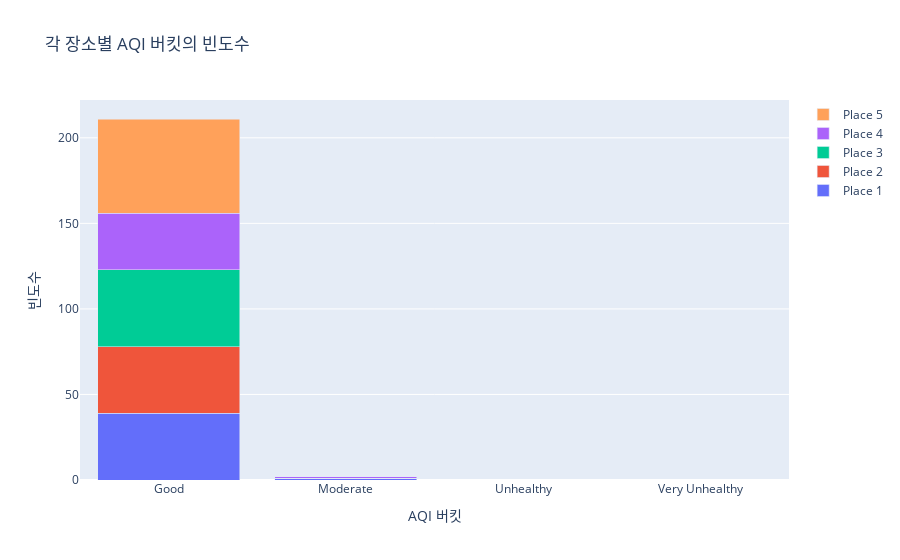

The notebook cell this image was saved under:
### Code cell
# 각 장소별 AQI 버킷의 빈도수 계산
freq_data = df.groupby(['Place', 'AQI_Bucket']).size().unstack(fill_value=0)

# 막대 그래프 생성
fig = go.Figure()

for place in range(1, 6):
    fig.add_trace(go.Bar(x=freq_data.columns, y=freq_data.loc[place], name=f'Place {place}'))

# 레이아웃 설정
fig.update_layout(barmode='stack', title="각 장소별 AQI 버킷의 빈도수", xaxis_title="AQI 버킷", yaxis_title="빈도수")

# 그래프 출력
fig.show()

### Figure 1 — Plotly figure (JSON) as saved in the notebook; plotly's stock layout.template omitted (floating-point values rounded to 4 significant figures)
{"data": [{"name": "Place 1", "type": "bar", "x": ["Good", "Moderate", "Unhealthy", "Very Unhealthy"], "y": [39, 1, 0, 0]}, {"name": "Place 2", "type": "bar", "x": ["Good", "Moderate", "Unhealthy", "Very Unhealthy"], "y": [39, 0, 0, 0]}, {"name": "Place 3", "type": "bar", "x": ["Good", "Moderate", "Unhealthy", "Very Unhealthy"], "y": [45, 0, 0, 0]}, {"name": "Place 4", "type": "bar", "x": ["Good", "Moderate", "Unhealthy", "Very Unhealthy"], "y": [33, 1, 0, 0]}, {"name": "Place 5", "type": "bar", "x": ["Good", "Moderate", "Unhealthy", "Very Unhealthy"], "y": [55, 0, 0, 0]}], "layout": {"barmode": "stack", "title": {"text": "각 장소별 AQI 버킷의 빈도수"}, "xaxis": {"title": {"text": "AQI 버킷"}}, "yaxis": {"title": {"text": "빈도수"}}}}
